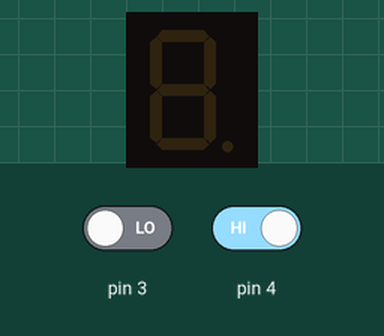
Recording of a sketch running on a simulated Arduino Uno, built with avr-gcc and run on an emulated ATmega328P. Parts: 1-digit seven-segment display. Wiring (inferred from the names in the program): 1-digit 7-segment display, segments lit when HIGH: segments pin 5, pin 6, pin 7, pin 8, pin 9, pin 10, pin 11. The inputs (shaded band) are chosen by the test bench; at power-on: pin 3 LOW, pin 4 HIGH. The segment pins are drawn as the display they are named for.

Above: at 1.2 s.
1.3 s: pin 3 driven HIGH
At 1.7 s:
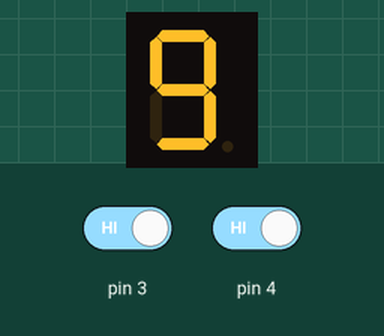
4.3 s: pin 3 driven LOW
7.3 s: pin 4 driven LOW
At 7.7 s:
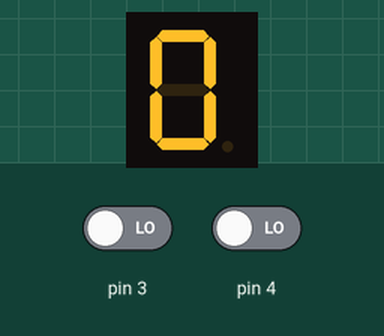
Timing chart, 0 to 10.3 s (numbered marks = the images above; inputs shaded):
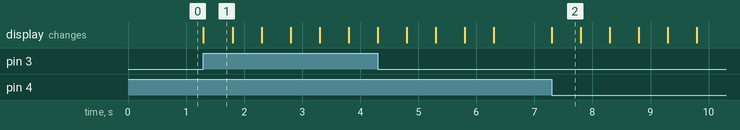

Measured:
- after the input at 1.3 s, the display: changes at once (image 1)
- after the input at 7.3 s, the display: changes at once (image 2)
- what the display in image 1 shows lasts 0.5 s, from 1.3 s to 1.8 s

The sketch:

Tare-parcial-progra.ino
```cpp
int a= 5; // Pines conectados al Display de 7 segmentos ánodo común
int b= 6;
int c= 7;
int d= 8;
int e= 9;
int f= 10;
int g= 11;

int in1; // Conteo ascendente
int in2; // Conteo descendente

char x; // Variable para comunicación serial

int t = 500;
void off(){         // Apagar display
 digitalWrite(a, 0);
 digitalWrite(b, 0);
 digitalWrite(c, 0);
 digitalWrite(d, 0);
 digitalWrite(e, 0);
 digitalWrite(f, 0);
 digitalWrite(g, 0);
}

void setup(){
  pinMode(a, OUTPUT);
  pinMode(b, OUTPUT);
  pinMode(c, OUTPUT);
  pinMode(d, OUTPUT);
  pinMode(e, OUTPUT);
  pinMode(f, OUTPUT);
  pinMode(g, OUTPUT);

  pinMode(4, INPUT);
  pinMode(3, INPUT);

  Serial.begin(9600);
  off();
}

void loop(){

  in1 = digitalRead(4);
  in2 = digitalRead(3);

if (Serial.available() > 0) {
  x=Serial.read();
   switch (x){
    case '0':
    digitalWrite(a, 1); // bloque del numero 0
    digitalWrite(b, 1);
    digitalWrite(c, 1);
    digitalWrite(d, 1);
    digitalWrite(e, 1);
    digitalWrite(f, 1);
    digitalWrite(g, 0);
    break;
    case '1':
    digitalWrite(a, 0); //bloque del numero 1
    digitalWrite(b, 1);
    digitalWrite(c, 1);
    digitalWrite(d, 0);
    digitalWrite(e, 0);
    digitalWrite(f, 0);
    digitalWrite(g, 0);
    break;
    case '2':
    digitalWrite(a, 1); //bloque del numero 2
    digitalWrite(b, 1);
    digitalWrite(c, 0);
    digitalWrite(d, 1);
    digitalWrite(e, 1);
    digitalWrite(f, 0);
    digitalWrite(g, 1);
    break;
    case '3':
    digitalWrite(a, 1); //bloque del numero 3
    digitalWrite(b, 1);
    digitalWrite(c, 1);
    digitalWrite(d, 1);
    digitalWrite(e, 0);
    digitalWrite(f, 0);
    digitalWrite(g, 1);
    break;
    case '4':
    digitalWrite(a, 0); //bloque del numero 4
    digitalWrite(b, 1);
    digitalWrite(c, 1);
    digitalWrite(d, 0);
    digitalWrite(e, 0);
    digitalWrite(f, 1);
    digitalWrite(g, 1);
    break;
    case '5':
    digitalWrite(a, 1); //bloque del numero 5
    digitalWrite(b, 0);
    digitalWrite(c, 1);
    digitalWrite(d, 1);
    digitalWrite(e, 0);
    digitalWrite(f, 1);
    digitalWrite(g, 1);
    break;
    case '6':
    digitalWrite(a, 1); //bloque del numero 6
    digitalWrite(b, 0);
    digitalWrite(c, 1);
    digitalWrite(d, 1);
    digitalWrite(e, 1);
    digitalWrite(f, 1);
    digitalWrite(g, 1);
    break;
    case '7':
    digitalWrite(a, 1); //bloque del numero 7
    digitalWrite(b, 1);
    digitalWrite(c, 1);
    digitalWrite(d, 0);
    digitalWrite(e, 0);
    digitalWrite(f, 0);
    digitalWrite(g, 0);
    break;
    case '8':
    digitalWrite(a, 1); //bloque del numero 8
    digitalWrite(b, 1);
    digitalWrite(c, 1);
    digitalWrite(d, 1);
    digitalWrite(e, 1);
    digitalWrite(f, 1);
    digitalWrite(g, 1);
    break;
    case '9':
    digitalWrite(a, 1); //bloque del numero 9
    digitalWrite(b, 1);
    digitalWrite(c, 1);
    digitalWrite(d, 1);
    digitalWrite(e, 0);
    digitalWrite(f, 1);
    digitalWrite(g, 1);
    break;

    case 'a':
    digitalWrite(a, 0); // Apagar display
    digitalWrite(b, 0);
    digitalWrite(c, 0);
    digitalWrite(d, 0);
    digitalWrite(e, 0);
    digitalWrite(f, 0);
    digitalWrite(g, 0);
    break;
 }
}if (in1 == LOW){
  digitalWrite(a, 1); // bloque del numero 0
  digitalWrite(b, 1);
  digitalWrite(c, 1);
  digitalWrite(d, 1);
  digitalWrite(e, 1);
  digitalWrite(f, 1);
  digitalWrite(g, 0);
   delay(t);

  digitalWrite(a, 0); //bloque del numero 1
  digitalWrite(b, 1);
  digitalWrite(c, 1);
  digitalWrite(d, 0);
  digitalWrite(e, 0);
  digitalWrite(f, 0);
  digitalWrite(g, 0);
   delay(t);

  digitalWrite(a, 1); //bloque del numero 2
  digitalWrite(b, 1);
  digitalWrite(c, 0);
  digitalWrite(d, 1);
  digitalWrite(e, 1);
  digitalWrite(f, 0);
  digitalWrite(g, 1);
   delay(t);

  digitalWrite(a, 1); //bloque del numero 3
  digitalWrite(b, 1);
  digitalWrite(c, 1);
  digitalWrite(d, 1);
  digitalWrite(e, 0);
  digitalWrite(f, 0);
  digitalWrite(g, 1);
   delay(t);

  digitalWrite(a, 0); //bloque del numero 4
  digitalWrite(b, 1);
  digitalWrite(c, 1);
  digitalWrite(d, 0);
  digitalWrite(e, 0);
  digitalWrite(f, 1);
  digitalWrite(g, 1);
   delay(t);

  digitalWrite(a, 1); //bloque del numero 5
  digitalWrite(b, 0);
  digitalWrite(c, 1);
  digitalWrite(d, 1);
  digitalWrite(e, 0);
  digitalWrite(f, 1);
  digitalWrite(g, 1);
   delay(t);

  digitalWrite(a, 1); //bloque del numero 6
  digitalWrite(b, 0);
  digitalWrite(c, 1);
  digitalWrite(d, 1);
  digitalWrite(e, 1);
  digitalWrite(f, 1);
  digitalWrite(g, 1);
   delay(t);

  digitalWrite(a, 1); //bloque del numero 7
  digitalWrite(b, 1);
  digitalWrite(c, 1);
  digitalWrite(d, 0);
  digitalWrite(e, 0);
  digitalWrite(f, 0);
  digitalWrite(g, 0);
   delay(t);

  digitalWrite(a, 1); //bloque del numero 8
  digitalWrite(b, 1);
  digitalWrite(c, 1);
  digitalWrite(d, 1);
  digitalWrite(e, 1);
  digitalWrite(f, 1);
  digitalWrite(g, 1);
   delay(t);

  digitalWrite(a, 1); //bloque del numero 9
  digitalWrite(b, 1);
  digitalWrite(c, 1);
  digitalWrite(d, 1);
  digitalWrite(e, 0);
  digitalWrite(f, 1);
  digitalWrite(g, 1);
   delay(t);
  off();
 }else if (in2 == HIGH){
   digitalWrite(a, 1); //bloque del numero 9
  digitalWrite(b, 1);
  digitalWrite(c, 1);
  digitalWrite(d, 1);
  digitalWrite(e, 0);
  digitalWrite(f, 1);
  digitalWrite(g, 1);
   delay(t);

   digitalWrite(a, 1); //bloque del numero 8
  digitalWrite(b, 1);
  digitalWrite(c, 1);
  digitalWrite(d, 1);
  digitalWrite(e, 1);
  digitalWrite(f, 1);
  digitalWrite(g, 1);
   delay(t);


digitalWrite(a, 1); //bloque del numero 7
  digitalWrite(b, 1);
  digitalWrite(c, 1);
  digitalWrite(d, 0);
  digitalWrite(e, 0);
  digitalWrite(f, 0);
  digitalWrite(g, 0);
   delay(t);


   digitalWrite(a, 1); //bloque del numero 6
  digitalWrite(b, 0);
  digitalWrite(c, 1);
  digitalWrite(d, 1);
  digitalWrite(e, 1);
  digitalWrite(f, 1);
  digitalWrite(g, 1);
   delay(t);


   digitalWrite(a, 1); //bloque del numero 5
  digitalWrite(b, 0);
  digitalWrite(c, 1);
  digitalWrite(d, 1);
  digitalWrite(e, 0);
  digitalWrite(f, 1);
  digitalWrite(g, 1);
   delay(t);

   digitalWrite(a, 0); //bloque del numero 4
  digitalWrite(b, 1);
  digitalWrite(c, 1);
  digitalWrite(d, 0);
  digitalWrite(e, 0);
  digitalWrite(f, 1);
  digitalWrite(g, 1);
   delay(t);

   digitalWrite(a, 1); //bloque del numero 3
  digitalWrite(b, 1);
  digitalWrite(c, 1);
  digitalWrite(d, 1);
  digitalWrite(e, 0);
  digitalWrite(f, 0);
  digitalWrite(g, 1);
   delay(t);

   digitalWrite(a, 1); //bloque del numero 2
  digitalWrite(b, 1);
  digitalWrite(c, 0);
  digitalWrite(d, 1);
  digitalWrite(e, 1);
  digitalWrite(f, 0);
  digitalWrite(g, 1);
   delay(t);

    digitalWrite(a, 0); //bloque del numero 1
  digitalWrite(b, 1);
  digitalWrite(c, 1);
  digitalWrite(d, 0);
  digitalWrite(e, 0);
  digitalWrite(f, 0);
  digitalWrite(g, 0);
   delay(t);


   digitalWrite(a, 1); // bloque del numero 0
  digitalWrite(b, 1);
  digitalWrite(c, 1);
  digitalWrite(d, 1);
  digitalWrite(e, 1);
  digitalWrite(f, 1);
  digitalWrite(g, 0);
   delay(t);
   off();
  }
}
```
